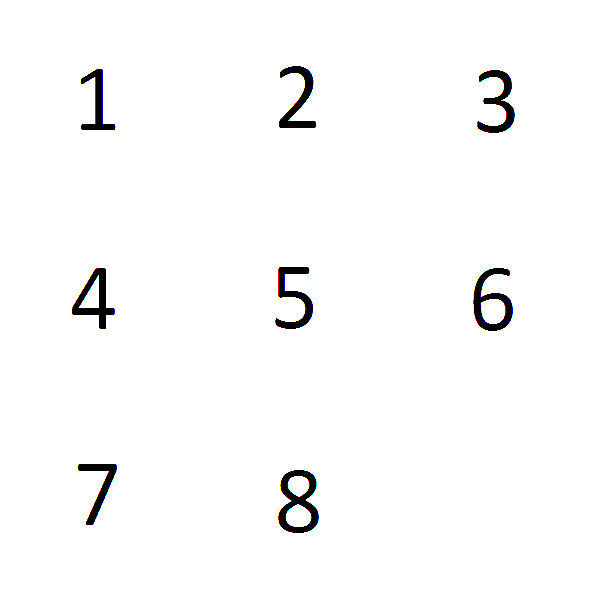
%> input picture 9.png, 600 x 600 px
$ octave --eval "eight_puzzle;"   (GNU Octave 9; MATLAB toolbox functions it lacks are replaced by stand-ins)
%> lines starting %> are read from the running program, lines starting %| are printed output that depends on the picture; in (x1, y1, x2, y2) boxes, pixels count from 0 and x2, y2 are one past the last pixel; in counts of white or black regions, pixels touching at a corner belong together; the program's own positions count from 1
function [] = eight_puzzle ()
    image = imread('9.png');
%> image is the input picture: size 600x600x3 uint8; mean R, G, B 250, 249.9, 250
    %image = rgb2gray(image);
    table = zeros(3,3);
    table(1,1) = 1;
    table(1,2) = 2;
    table(1,3) = 3;
    table(2,1) = 4;
    table(2,2) = 5;
    table(2,3) = 6;
    table(3,1) = 7;
    table(3,2) = 8;
    table(3,3) = 0;
    target = table;
    x =3;
    y =3;
    for i= 1:100
        a = rand(1,1)*4;
        a = a - rem(a,1);
        if a==0
            if x > 1
                table (x,y)=table (x-1,y);
                table (x-1,y)=0;
                temp = image ((x-1)*200+1: x*200,(y-1)*200+1:y*200,:);
                image((x-1)*200+1:x*200,(y-1)*200+1:y*200,:)=image((x-2)*200+1: (x-1)*200,(y-1)*200+1:y*200,:);
                image((x-2)*200+1: (x-1)*200,(y-1)*200+1:y*200,:)=temp;
                x=x-1;
            end
        else if a==1
                 if x < 3
                     table (x,y)=table (x+1,y);
                     table (x+1,y)=0;
                     temp = image ((x-1)*200+1: x*200,(y-1)*200+1:y*200,:);
                     image((x-1)*200+1:x*200,(y-1)*200+1:y*200,:)=image(x*200+1: (x+1)*200,(y-1)*200+1:y*200,:);
                     image(x*200+1: (x+1)*200,(y-1)*200+1:y*200,:)=temp;
                     x=x+1;
                 end
            else if a==2
                    if y < 3
                        table(x,y)=table(x,y+1);
                        table(x,y+1)=0;
                        temp = image ((x-1)*200+1: x*200,(y-1)*200+1:y*200,:);
                        image ((x-1)*200+1: x*200,(y-1)*200+1:y*200,:)=image ((x-1)*200+1: x*200,y*200+1:(y+1)*200,:);
                        image ((x-1)*200+1: x*200,y*200+1:(y+1)*200,:)=temp;
                        y=y+1;
                    end
                else % a==3
                     if y > 1
                        table(x,y)=table(x,y-1);
                        table(x,y-1)=0;
                        temp = image ((x-1)*200+1: x*200,(y-1)*200+1:y*200,:);
                        image ((x-1)*200+1: x*200,(y-1)*200+1:y*200,:)=image ((x-1)*200+1: x*200,(y-2)*200+1:(y-1)*200,:);
                        image ((x-1)*200+1: x*200,(y-2)*200+1:(y-1)*200,:)=temp;
                        y=y-1;
                    end
                end
            end
        end
    end
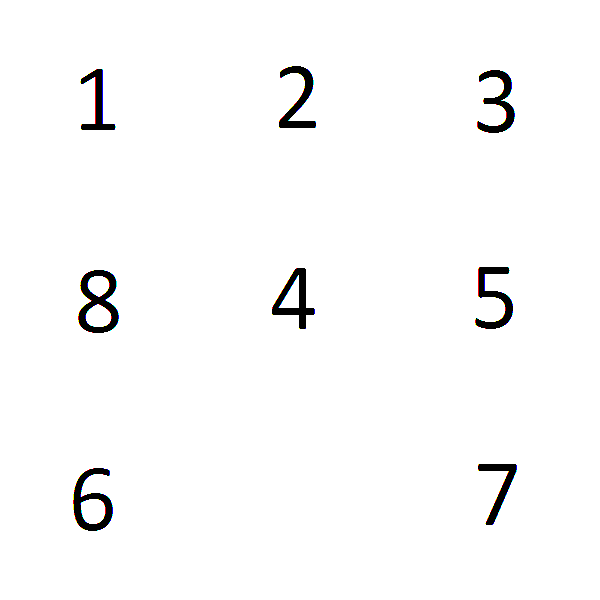
%> image: size 600x600x3 uint8; 1.98% of pixels changed, all inside (x1, y1, x2, y2) = (72, 267, 517, 533)
%> after the loop, table = [1 2 3; 8 4 5; 6 0 7]; x = 3; y = 2
    imshow(image);clc;
    while true
        if table == target
            break;
        end
%> (the run ends here)
